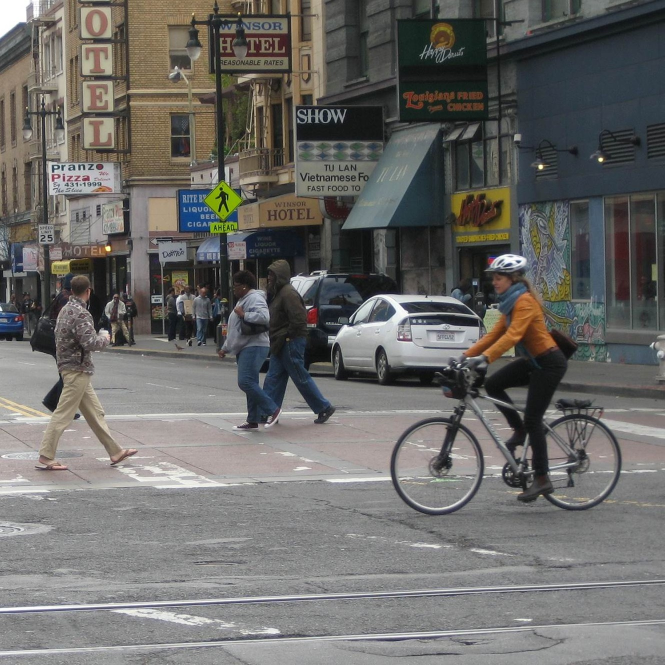
#> input picture Semantic_Segmentation/PSPNet/img/1.jpg, 1330 x 1330 px, given in place of 000012.jpg.jpg, which was not available (shown at 1/2 size)
$ python dataset.py
#> lines starting #> are read from the running program, lines starting #| are printed output that depends on the picture; pictures that were not available may be replaced by others from this repository, and a replacement may not be noted
#> (reads Object_Detection/Faster_RCNN/model_data/train.txt from the repository)
### Semantic_Segmentation/PSPNet/dataset/utils.py
# !/usr/bin/env python
# -*-coding:utf-8 -*-

"""
# File       : utils.py
# Author     ：CodeCat
# version    ：python 3.7
# Software   ：Pycharm
"""
import numpy as np
from PIL import Image


def cvtColor(image):
    """将图像转换为RGB图像"""
    if len(np.shape(image)) == 3 and np.shape(image)[-2] == 3:
        return image
    else:
        image = image.convert('RGB')
        return image


# [13 lines left out: function resize_image, not called in this run]


def preprocess_input(image):
    """归一化处理"""
    image /= 255.0
    return image

### Semantic_Segmentation/PSPNet/dataset/dataset.py
# !/usr/bin/env python
# -*-coding:utf-8 -*-

"""
# File       : dataset.py
# Author     ：CodeCat
# version    ：python 3.7
# Software   ：Pycharm
"""
import os
from cv2 import cv2
import numpy as np
from PIL import Image
from torch.utils.data import Dataset

from .utils import cvtColor, preprocess_input


class PSPNetDataset(Dataset):
    def __init__(self, annotation_lines, input_shape, num_classes, train, dataset_path):
        super(PSPNetDataset, self).__init__()
        self.annotation_lines = annotation_lines
        self.input_shape = input_shape
        self.num_classes = num_classes
        self.train = train
        self.dataset_path = dataset_path

    def __len__(self):
        return len(self.annotation_lines)

    def __getitem__(self, index):
#> called with index = 0
        annotation_line = self.annotation_lines[index]
        name = annotation_line.split()[0]

        # 读取图像，jpg表示图像文件，png表示标签文件
        jpg = Image.open(os.path.join(os.path.join(self.dataset_path, 'JPEGImages'), name + '.jpg'))
#> jpg is the input picture: PIL image 1330x1330 RGB; mean R, G, B 107.4, 106.3, 103.7
        png = Image.open(os.path.join(os.path.join(self.dataset_path, 'SegmentationClass'), name + '.png'))

        # 数据增强处理
        jpg, png = self.get_random_data(jpg, png, self.input_shape, is_enhance=self.train)

        jpg = np.transpose(preprocess_input(np.array(jpg, np.float64)), (2, 0, 1))
        png = np.array(png)
        png[png >= self.num_classes] = self.num_classes

        seg_labels = np.eye(self.num_classes + 1)[png.reshape(-1)]
        seg_labels = seg_labels.reshape((int(self.input_shape[1]), int(self.input_shape[0]), self.num_classes + 1))

        return jpg, png, seg_labels

    @staticmethod
    def rand(a=0., b=1.):
        return np.random.rand() * (b - a) + a

    def get_random_data(self, image, label, input_shape, jitter=.3, hue=.1, sat=1.5, val=1.5, is_enhance=True):
#> called with input_shape = (480, 480), jitter = 0.3, hue = 0.1, sat = 1.5, val = 1.5, is_enhance = True
        image = cvtColor(image)
        label = Image.fromarray(np.array(label))
        h, w = input_shape

        if not is_enhance:
            iw, ih = image.size
            scale = min(w / iw, h / ih)
            nw = int(scale * iw)
            nh = int(scale * ih)

            image = image.resize((nw, nh), Image.BICUBIC)
            new_image = Image.new('RGB', (w, h), (128, 128, 128))
            new_image.paste(image, ((w - nw) // 2, (h - nh) // 2))

            label = label.resize((nw, nh), Image.NEAREST)
            new_label = Image.new('L', (w, h), (0))
            new_label.paste(label, ((w - nw) // 2, (h - nh) // 2))
            return new_image, new_label

        # 对图像进行缩放并且进行长和宽的扭曲
        new_ar = w / h * self.rand(1 - jitter, 1 + jitter) / self.rand(1 - jitter, 1 + jitter)
        scale = self.rand(0.25, 2)
        if new_ar < 1:
            nh = int(scale * h)
            nw = int(nh * new_ar)
        else:
            nw = int(scale * w)
            nh = int(nw / new_ar)

        image = image.resize((nw, nh), Image.BICUBIC)
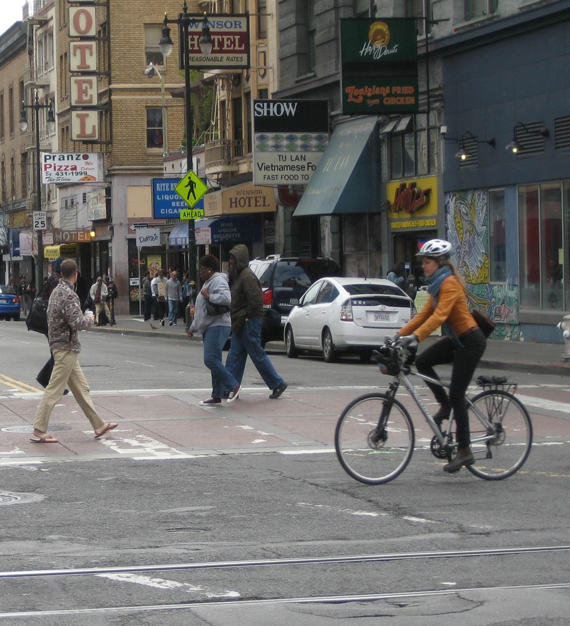
#> image: PIL image 570x626 RGB; mean R, G, B 107.4, 106.3, 103.7
        label = label.resize((nw, nh), Image.NEAREST)

        # 对图像进行水平翻转操作
        if self.rand() < 0.5:
            image = image.transpose(Image.FLIP_LEFT_RIGHT)
            label = label.transpose(Image.FLIP_LEFT_RIGHT)

        # 对图像进行平移操作
        dx = int(self.rand(0, w - nw))
        dy = int(self.rand(0, h - nh))
        new_image = Image.new('RGB', (w, h), (128, 128, 128))
#> new_image: PIL image 480x480 RGB; every value is 128
        new_label = Image.new('L', (w, h), (0))
#> new_label: PIL image 480x480 L; every value is 0
        new_image.paste(image, (dx, dy))
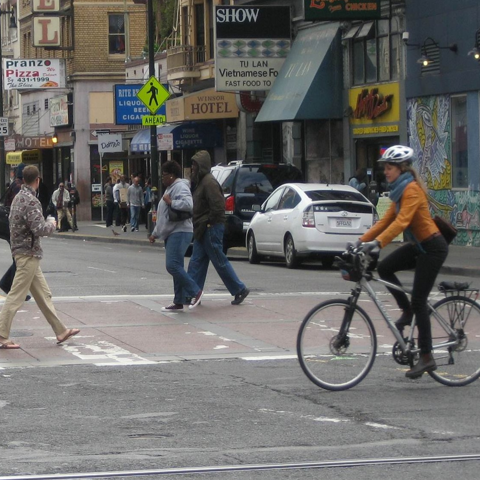
#> new_image: PIL image 480x480 RGB; mean R, G, B 107.3, 106.4, 104
        new_label.paste(label, (dx, dy))
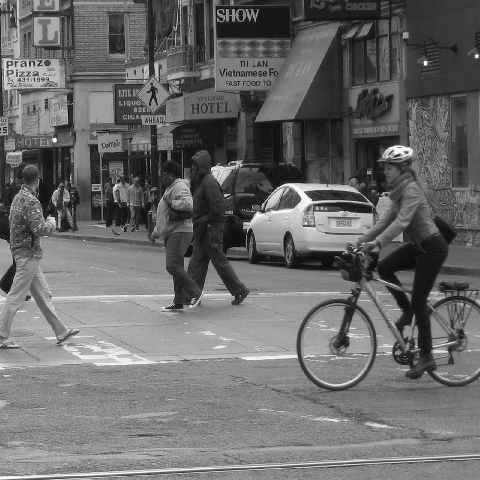
#> new_label: PIL image 480x480 L; min 0, max 255, mean 106.4
        image = new_image
        label = new_label

        # 对图像色彩进行调整
        hue = self.rand(-hue, hue)
        sat = self.rand(1, sat) if self.rand() < 0.5 else 1 / self.rand(1, sat)
        val = self.rand(1, val) if self.rand() < 0.5 else 1 / self.rand(1, val)
        x = cv2.cvtColor(np.array(image, np.float32)/255, cv2.COLOR_RGB2HSV)
#> x: shape (480, 480, 3) float32; mean H, S, V 116.4, 0.1, 0.4
        x[..., 0] += hue * 360
#> x: shape (480, 480, 3) float32; mean H, S, V 112.1, 0.1, 0.4
        x[..., 0][x[..., 0] > 1] -= 1
#> x: shape (480, 480, 3) float32; mean H, S, V 111.1, 0.1, 0.4
        x[..., 0][x[..., 0] < 0] = 0
#> x: shape (480, 480, 3) float32; mean H, S, V 111.7, 0.1, 0.4
        x[..., 1] *= sat
#> x: shape (480, 480, 3) float32; mean H, S, V 111.7, 0.1, 0.4
        x[..., 2] *= val
#> x: shape (480, 480, 3) float32; mean H, S, V 111.7, 0.1, 0.6
        x[x[:, :, 0] > 360, 0] = 360
        x[:, :, 1:][x[:, :, 1:] > 1] = 1
#> x: shape (480, 480, 3) float32; mean H, S, V 111.7, 0.1, 0.6
        x[x < 0] = 0
        image_data = cv2.cvtColor(x, cv2.COLOR_HSV2RGB) * 255
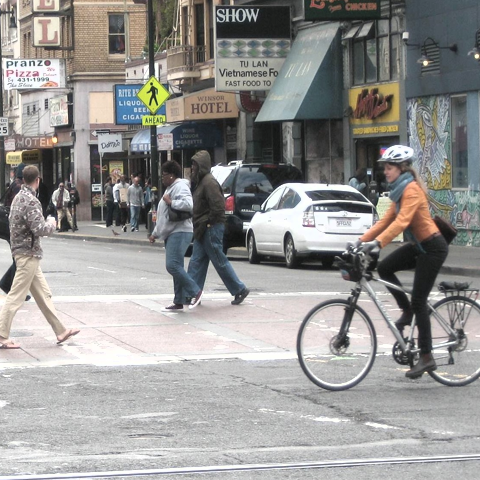
#> image_data: shape (480, 480, 3) float32; mean R, G, B 150.5, 149.3, 147.4
        return image_data, label


def pspnet_dataset_collate(batch):
    """DataLoader中collate_fn使用"""
    images = []
    pngs = []
    seg_labels = []
    for img, png, labels in batch:
        images.append(img)
        pngs.append(png)
        seg_labels.append(labels)

    images = np.array(images)
    pngs = np.array(pngs)
    seg_labels = np.array(seg_labels)
    return images, pngs, seg_labels


if __name__ == '__main__':
    with open('../../data/VOCdevkit/VOC2007/ImageSets/Segmentation/train.txt', 'r') as f:
        train_lines = f.readlines()

    train_dataset = PSPNetDataset(
        annotation_lines=train_lines,
        input_shape=(480, 480),
        num_classes=21,
        train=True,
        dataset_path='../../data/VOCdevkit/VOC2007'
    )

    jpg, png, seg_label = train_dataset[0]
#> in __getitem__, `png[png >= self.num_classes] = self.num_classes`:
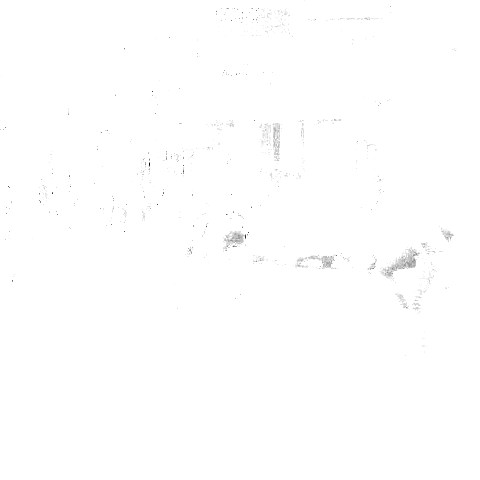
#> png: shape (480, 480); min 0, max 21, mean 21; drawn with min black and max white
    print(jpg.shape)
#| (3, 480, 480)
    print(png.shape)
#| (480, 480)
    print(seg_label.shape)
#| (480, 480, 22)
